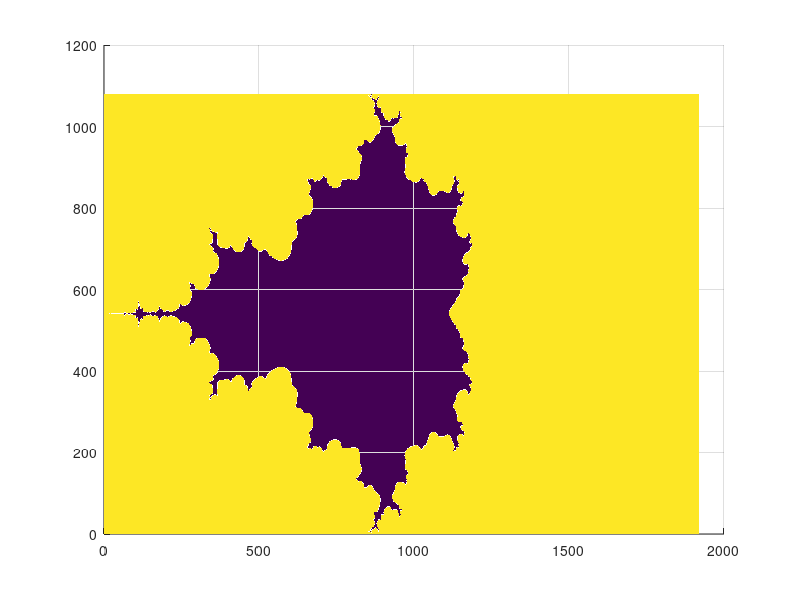

Here is the MATLAB script that generated this plot:
%%%%%%%%%%% Mandelbrot Set %%%%%%%%%%%%
clear all 

% Input parameters
resolution=[1920 1080];
center=0;
width=4;

max_depth=10;                   % max number of iterations

%%%%%%% generate grid %%%%%%%%
left=real(center)-width/2;
right=real(center)+width/2;

height=width*resolution(2)/resolution(1);
top=imag(center)+height/2;
bottom=imag(center)-height/2;

[X,Y]=meshgrid(left:width/(resolution(1)-1):right,top:-height/(resolution(2)-1):bottom); 
C = X + i*Y;

z=zeros(size(C));                    % initial z matrix is complex value matrix
depth=zeros(size(C)); 
%%%%%%% apply formula to matrices %%%%%%%%%

for iter=1:max_depth
    z=z.^2+C;                   % apply iteration of mandelbrot sequence
    escaped = abs(z) > 2;       % if true, the point has diverged
    index=find(escaped==1);
    depth(index) = iter;        % stores number of iterations each point goes through; 0 is included in mandelbrot 
    escaped = abs(z) > 2;               % if true, the point has diverged
    depth(escaped) = iter;   % stores number of iterations each point goes through; 0 is included in mandelbrot 
end 
figure
surf(depth,'EdgeColor','None')
view(2)




